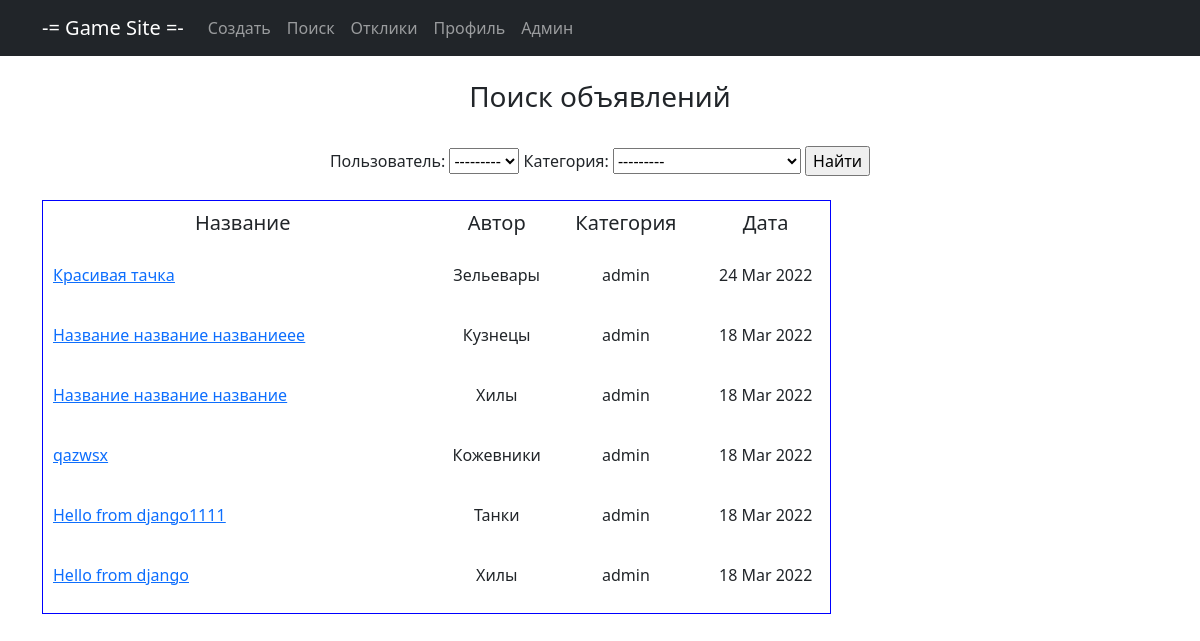
The page /search/ on the database as committed earlier.
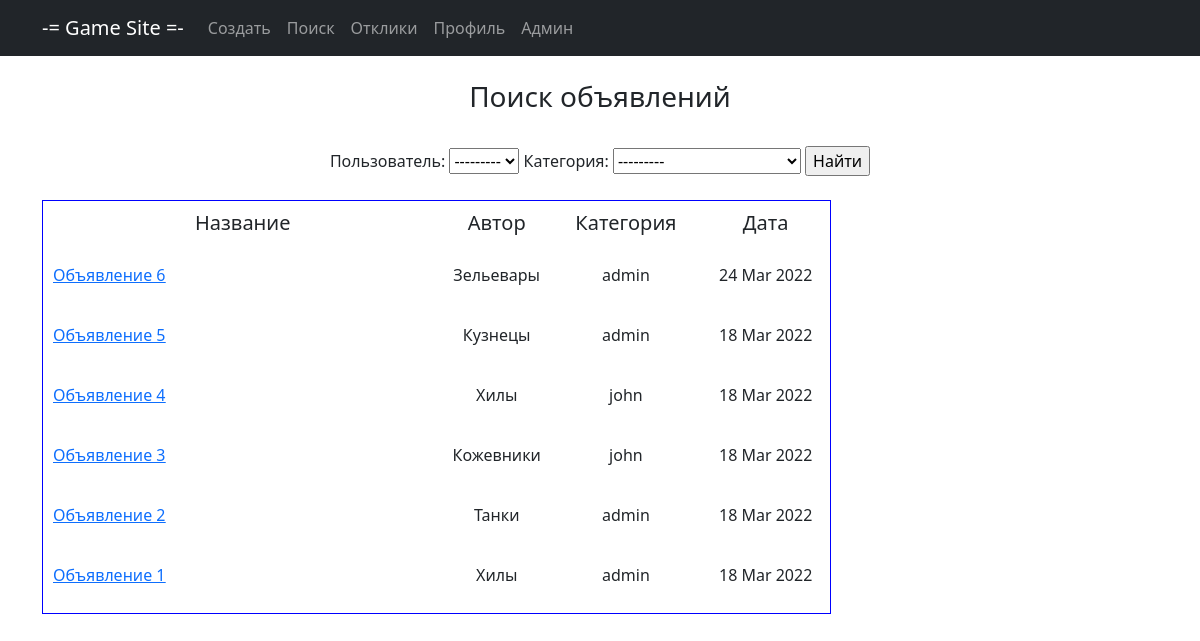
The same page on the database as committed later.
### main/models.py (models this page shows, shortened)
class Note(models.Model):
    title = models.CharField(max_length=128, verbose_name='Название')
    content = RichTextUploadingField(verbose_name='Контент')
    dateCreation = models.DateTimeField(auto_now_add=True, verbose_name='Дата создания')
    user = models.ForeignKey(User, blank=True, null=True, on_delete=models.CASCADE, verbose_name='Пользователь')
    category = models.ForeignKey(Category, on_delete=models.CASCADE, verbose_name='Категория')
    user_response = models.ManyToManyField(Response, )

class Category(models.Model):
    name = models.CharField(max_length=64, unique=True, verbose_name='Название')
    def __str__(self):
        return f'{self.name}'

### main/views.py (the view)
# urls.py: path('search/', NoteSearch.as_view(), name='search'),
class NoteSearch(ListView):
    model = Note
    template_name = 'note_search.html'
    context_object_name = 'note'
    ordering = ['-dateCreation']
    def get_context_data(self, **kwargs):
        context = super().get_context_data(**kwargs)
        context['filter'] = NoteFilter(self.request.GET, queryset=self.get_queryset())
        return context

### templates/note_search.html (shortened to what this page needs)
{% extends 'static/default.html' %}
{% block content %}
<br>
<h3>Поиск объявлений</h3>
<br>
<form method="GET">
    {{ filter.form }}
    <input type="submit" value="Найти">
</form>
<br>
<table cellspacing="5" cellpadding="10" border="1"
       style=" border-spacing : 10px; border-color : blue; border-style: solid;" bgcolor="FFFFFF">
    <tr>
        <td width="400">
            <h5>Название</h5>
        </td>
        <td width="100">
            <h5>Автор</h5>
        </td>
        <td width="150">
            <h5>Категория</h5>
        </td>
        <td width="130">
            <h5>Дата</h5>
        </td>
    </tr>
    {% for note in filter.qs %}
    <tr>
        <td>
            <p align="left"><a href="{% url 'detail' note.id %}"><u>{{ note.title | truncatechars:60 }}</u></a></p>
        </td>
        <td>
            <p align="center">{{ note.category }}</p>
        </td>
        <td>
            <p align="center">{{ note.user }}</p>
        </td>
        <td>
            <p align="center">{{ note.dateCreation | date:"d M Y" }}</p>
        </td>
    </tr>
    {% endfor %}
</table>
<br>
{% endblock content %}

### templates/static/default.html (shortened to what this page needs)
<!DOCTYPE html>
<html lang="en">
{% load static %}
<head>
    <link href="{% static 'styles.css' %}" rel="stylesheet"/>
</head>
<body>
<nav class="navbar navbar-expand-lg navbar-dark bg-dark static-top">
    <div class="container">
        <a class="navbar-brand" href="{% url 'main' %}">-= Game Site =-</a>
        <div class="collapse navbar-collapse" id="navbarResponsive">
            <ul class="navbar-nav ml-auto">
                <li class="nav-item">
                    <a class="nav-link" href="{% url 'create' %}">Создать</a>
                </li>
                <li class="nav-item">
                    <a class="nav-link" href="{% url 'search' %}">Поиск</a>
                </li>
                <li class="nav-item">
                    <a class="nav-link" href="{% url 'response' %}">Отклики</a>
                </li>
                <li class="nav-item">
                    <a class="nav-link" href="{% url 'profile' %}">Профиль</a>
                </li>
                <li class="nav-item">
                    <a class="nav-link" href="http://127.0.0.1:8000/admin">Админ</a>
                </li>
            </ul>
        </div>
    </div>
</nav>
<div class="container">
    <div class="row">
        <div class="col-lg-12 text-center">
            {% block content %} {{ flatpage.content }} {% endblock content %}
        </div>
    </div>
</div>
</body>
</html>

Rows that differ between the two databases and show on the page:
changed Note "Зельевары": title "Красивая тачка" → "Объявление 6"
changed Note "Кузнецы": title "Название название названиеее" → "Объявление 5"
changed Note: title "Название название название" → "Объявление 4"; user "admin" → "john"
changed Note "Кожевники": title "qazwsx" → "Объявление 3"; user "admin" → "john"
changed Note "Танки": title "Hello from django1111" → "Объявление 2"
changed Note: title "Hello from django" → "Объявление 1"
